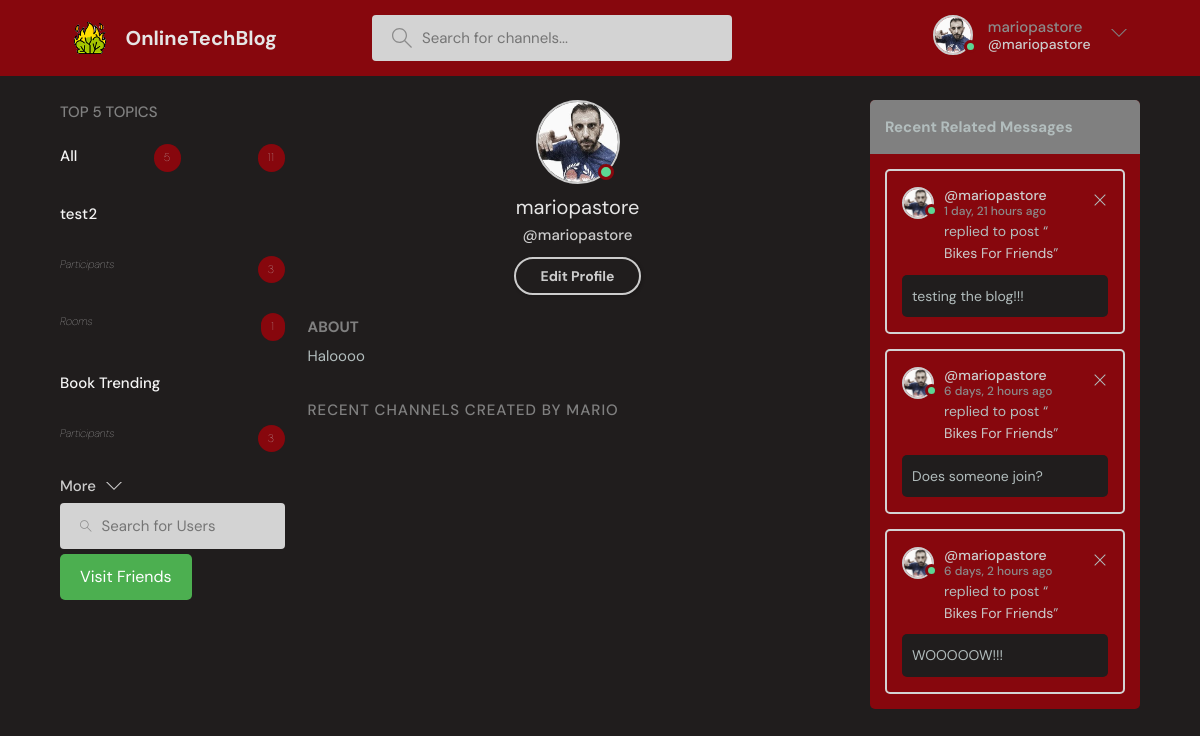
Page /profile/6 (signed in) on the earlier database version.
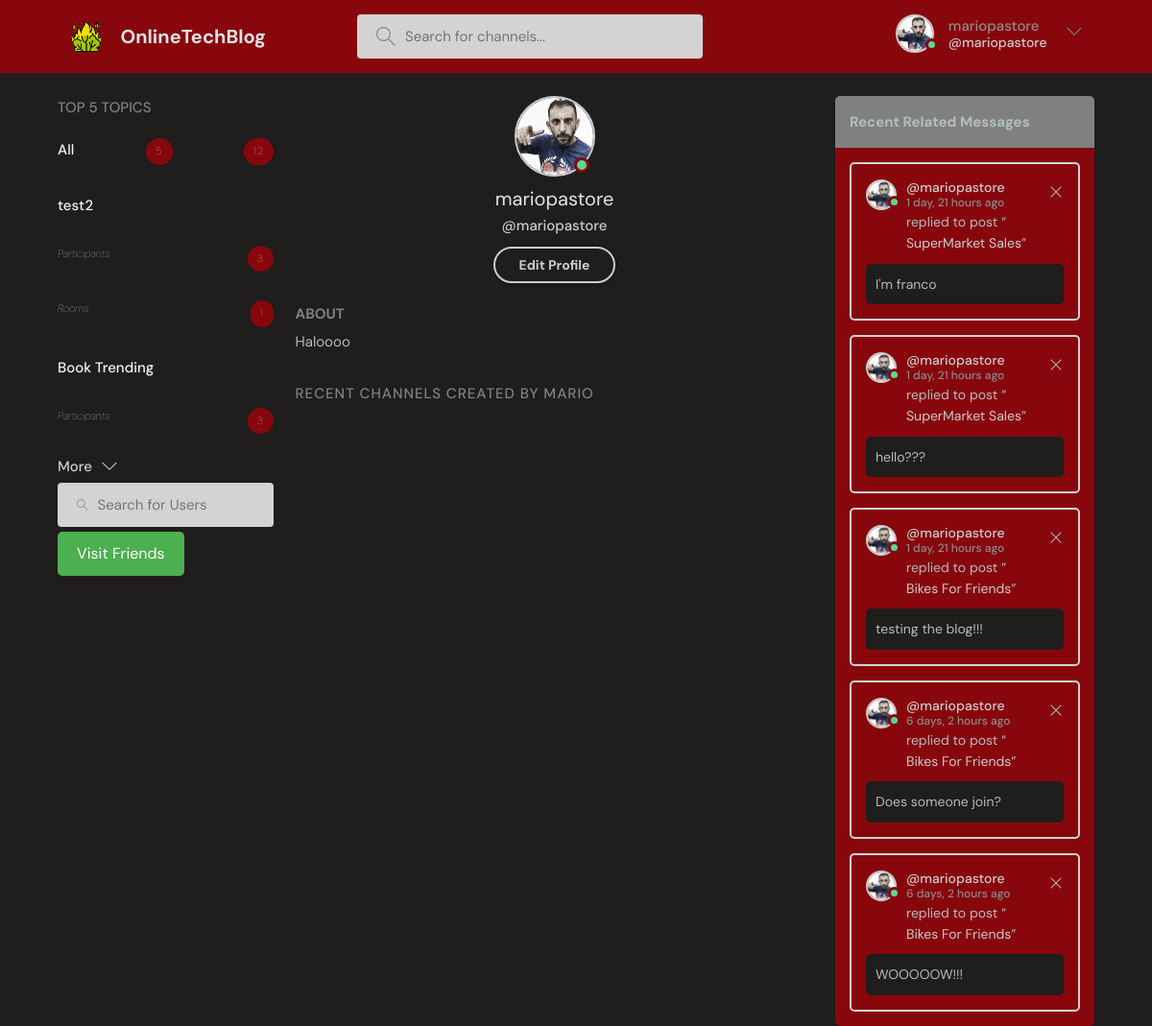
Same page on the later database version.
### baseProject/models.py (models this page shows, shortened)
class User(AbstractUser):
    name = models.CharField(max_length=200, null=True)
    surname = models.CharField(max_length=200, null=True)
    email = models.EmailField(unique=True,null=True)
    status = models.TextField(null=True)
    icon = models.ImageField(null=True, default="userBase.svg")
    showFriendsMessages = models.BooleanField(default=False)
    USERNAME_FIELD = 'email'
    REQUIRED_FIELDS = []

class Topic(models.Model):
    name = models.CharField(max_length=10, unique=True)

class Message(models.Model):
    user = models.ForeignKey(User, on_delete=models.CASCADE)
    room = models.ForeignKey(Room, on_delete=models.CASCADE)
    body = models.TextField()
    image = models.ImageField(null=True, blank=True)
    updated = models.DateTimeField(auto_now=True)
    created = models.DateTimeField(auto_now_add=True)
    likes = models.ManyToManyField(User, related_name='comment')
    class Meta:
        ordering = ('-updated','-created')

class Room(models.Model):
    host = models.ForeignKey(User, on_delete=models.SET_NULL, null=True)
    participants = models.ManyToManyField(User, related_name='participants', blank=True)
    topic = models.ForeignKey(Topic, null=True, blank=True,on_delete=models.SET_NULL)
    name = models.CharField(max_length=200, unique=True)
    description = models.TextField(null=True, blank=True)
    friendsOnly = models.BooleanField(default=False)
    updated = models.DateTimeField(auto_now=True)
    created = models.DateTimeField(auto_now_add=True)
    class Meta:
        ordering = ('-updated','-created')
    def __str__(self):
        return self.name

### baseProject/views.py (the view)
# urls.py: path('profile/<str:pk>', views.userProfile, name='user-profile'),
@login_required(login_url='loginPage')  # TODO possible change instead of decorator
def userProfile(request, pk):
    page = 'userProfile'
    user = User.objects.get(id=pk)
    rooms = user.room_set.all()
    room_messages = user.message_set.all()
    num = 5
    topics = Topic.objects.annotate(num_participants=Count('room__participants'), num_rooms=Count('room')).order_by(
        '-num_participants', '-num_rooms')[0:num]
    total_participants = topics.aggregate(total_participants=Sum('num_participants')).get('total_participants', 0)
    userSearched = user
    userRequester = request.user
    can_send = not FriendshipRequest.objects.filter(
        from_user=userRequester,
        to_user=userSearched,
    ).exists()
    if (can_send == True):  # if someone else have already made the request
        can_send = not FriendshipRequest.objects.filter(
            to_user=userRequester,
            from_user=userSearched,
        ).exists()
    alreadyFriends = checkIfFriends(request, userSearched)
    context = {'user': user, 'rooms': rooms, 'room_messages': room_messages, 'topics': topics, "num": num,
               "total_participants": total_participants, "page": page, "can_send": can_send,
               "alreadyFriends": alreadyFriends}
    return render(request, 'baseProject/profile.html', context)

### baseProject/views.py (called while the page is built)
def checkIfFriends(request, userSearched):
    alreadyFriends = False
    friends = getUserFriends(request)
    if friends.contains(userSearched):
        alreadyFriends = True
    return alreadyFriends

### baseProject/templates/baseProject/profile.html (shortened to what this page needs)
{% extends 'main.html' %}
{% block content %}
    <main class="profile-page layout layout--3">
        <div class="container">
            {% include 'baseProject/topic_inside.html' %}
            <div class="roomList">
                <div class="profile">
                    <div class="profile__avatar">
                        {% if user.is_authenticated %}
                            <div class="avatar avatar--large active">
                                <img src="{{ user.icon.url }}"/>
                            </div>
                        {% else %}
                            <div class="avatar avatar--large">
                                <img src="{{ user.icon.url }}"/>
                            </div>
                        {% endif %}
                    </div>
                    <div class="profile__info">
                        <h3>{{ user.username }}</h3>
                        <p>@{{ user.username }}</p>
                        {% if request.user == user %}
                            <a href="{% url 'update-user' %}" class="btn btn--main btn--pill">Edit Profile</a>
                        {% endif %}
                    </div>
                    <div class="profile__about">
                        <h3>About</h3>
                        <p>
                            {{ user.status }}
                        </p>
                    </div>
                </div>
                <div class="roomList__header">
                    <div>
                        <h2>
                            Recent Channels created by {{ user.name }}
                        </h2>
                    </div>
                </div>
            </div>
            {% include 'baseProject/feed_inside.html' %}
        </div>
    </main>
{% endblock content %}

### templates/main.html (shortened to what this page needs)
<!DOCTYPE html>
{% load static %}
<html lang="en">
  <head>
    <link rel="stylesheet" href="{%static 'styles/style.css' %}" />
  </head>
  <body>
    {% include 'header.html' %}
{%  block content %}
{%  endblock %}
  </body>
</html>

### templates/header.html (shortened to what this page needs)
{% load static %}
    <header class="header header--loggedIn">
      <div class="container">
        <a href="{% url 'home' %}" class="LOGO">
          <img src="{% static  'images/tower.png' %}" />
          <h1>OnlineTechBlog</h1>
        </a>
        <form class="searchBar" method="GET" action="{% url 'home'  %}">
          <label>
            <input name="q" placeholder="Search for channels..." />
          </label>
        </form>
        <nav class="header__menu">
          {% if request.user.is_authenticated %}
          <div class="UserOptions">
            <a href="{% url 'user-profile' request.user.id %}">
              <div class="avatar avatar--medium active">
                <img src="{{request.user.icon.url}}" />
              </div>
              <p>{{ request.user.username }} <span>@{{ request.user.username }}</span></p>
            </a>
            <button class="dropdown-button">
              <svg version="1.1" xmlns="http://www.w3.org/2000/svg" width="32" height="32" viewBox="0 0 32 32">
                <title>chevron-down</title>
                <path d="M16 21l-13-13h-3l16 16 16-16h-3l-13 13z"></path>
              </svg>
            </button>
          </div>
              {% else %}
           <a href="{% url 'loginPage' %}">
            <img src="{% static 'images/emptyusericon.svg' %}"/>
            <p>Login</p>
          </a>
           {% endif %}
        </nav>
      </div>
    </header>

### baseProject/templates/baseProject/topic_inside.html (shortened to what this page needs)
<div class="topics">
    <div class="topics__header">
        <h2>Top {{ num }} Topics</h2>
    </div>
    <ul class="listTopics">
        <li>
            <a href="{% url 'home' %}">All
                <span class="numberPro">{{ topics.count }}</span><span class="numberPro">{{ total_participants }}</span></a>
        </li>
        {% for topic in topics %}
            <li>
                <a href="{% url 'home' %}?q={{ topic.name }}">{{ topic.name }}</a>
            </li>
            <li>
                <a><i>Participants</i><span class="numberPro">{{ topic.num_participants }}</span></a>
            </li>
            <li>
                <a><i>Rooms</i><span class="numberPro">{{ topic.room_set.all.count }}</span></a>
            </li>
        {% endfor %}
    </ul>
    <a class="btn btn--link" href="{% url 'arguments' %}">
        More
        <svg version="1.1" xmlns="http://www.w3.org/2000/svg" width="32" height="32" viewBox="0 0 32 32">
            <title>chevron-down</title>
            <path d="M16 21l-13-13h-3l16 16 16-16h-3l-13 13z"></path>
        </svg>
    </a>
    <form action="{% url 'userSearch' %}" method="GET" class="searchBar">
        <label>
            <input name="q" placeholder="Search for Users"/>
        </label>
    </form>
    {% if request.user.is_authenticated %}
    <a href="{% url 'friends'%}" class="cool-button">Visit Friends</a>
    {% endif %}
</div>

### baseProject/templates/baseProject/feed_inside.html
{% if requestFriendsExists and request.user.showFriendsMessages == True %}
    <div class="LastMessagesFromUsers">
        <div class="layout__boxHeader">
            <h2>Friend Messages</h2>
        </div>
        {% for activity in friend_messages %}
            <div class="ActivitiesBoxingBox">
                <div class="activities__boxHeader ChannelListerRoomHeaderBlock">
                    <a href="{% url 'user-profile' activity.user.id %}" class="HostRoomChannelLister">
                        {% if activity.user.is_authenticated %}
                            <div class="avatar avatar--small active">
                                <img src="{{ activity.user.icon.url }}"/>
                            </div>
                        {% else %}
                            <div class="avatar avatar--small">
                                <img src="{{ activity.user.icon.url }}"/>
                            </div>
                        {% endif %}
                        <p>
                            @{{ activity.user.username }}
                            <span>{{ activity.created|timesince }} ago</span>
                        </p>
                    </a>
                </div>
                <div class="BoxingContentActivities">
                    <p>replied to post “<a href="{% url 'check' activity.room.id %}">{{ activity.room }}</a>”</p>
                    <div class="ActivitiesBoxingRoomChannelContent">
                        {{ activity.body }}
                    </div>
                </div>
            </div>
        {% endfor %}
    </div>
{% else %}
    <div class="LastMessagesFromUsers">
        <div class="layout__boxHeader">
            {% if page == 'userSearch' %}
                <h2>Recent Searched Users Messages</h2>
            {% else %}
                <h2>Recent Related Messages</h2>
            {% endif %}
        </div>
        {% if page == 'userSearch' %}
            {% for activity in searched_users_messages %}
                <div class="ActivitiesBoxingBox">
                    <div class="activities__boxHeader ChannelListerRoomHeaderBlock">
                        <a href="{% url 'user-profile' activity.user.id %}" class="HostRoomChannelLister">
                            {% if activity.user.is_authenticated %}
                                <div class="avatar avatar--small active">
                                    <img src="{{ activity.user.icon.url }}"/>
                                </div>
                            {% else %}
                                <div class="avatar avatar--small">
                                    <img src="{{ activity.user.icon.url }}"/>
                                </div>
                            {% endif %}
                            <p>
                                @{{ activity.user.username }}
                                <span>{{ activity.created|timesince }} ago</span>
                            </p>
                        </a>
                        {% if request.user == activity.user %}
                            <div class="ChannelLastActionMessage">
                                <a href="{% url 'delete-comment' activity.id 'home' None%}">
                                    <svg version="1.1" xmlns="http://www.w3.org/2000/svg" width="32" height="32"
                                         viewBox="0 0 32 32">
                                        <title>remove</title>
                                        <path
                                                d="M27.314 6.019l-1.333-1.333-9.98 9.981-9.981-9.981-1.333 1.333 9.981 9.981-9.981 9.98 1.333 1.333 9.981-9.98 9.98 9.98 1.333-1.333-9.98-9.98 9.98-9.981z"
                                        ></path>
                                    </svg>
                                </a>
                            </div>
                        {% endif %}
                    </div>
                    <div class="BoxingContentActivities">
                        <p>replied to post “<a href="{% url 'check' activity.room.id %}">{{ activity.room }}</a>”</p>
                        <div class="ActivitiesBoxingRoomChannelContent">
                            {{ activity.body }}
                        </div>
                    </div>
                </div>
            {% endfor %}
        {% else %}
            {% for activity in room_messages %}
                <div class="ActivitiesBoxingBox">
                    <div class="activities__boxHeader ChannelListerRoomHeaderBlock">
                        <a href="{% url 'user-profile' activity.user.id %}" class="HostRoomChannelLister">
                            {% if activity.user.is_authenticated %}
                                <div class="avatar avatar--small active">
                                    <img src="{{ activity.user.icon.url }}"/>
                                </div>
                            {% else %}
                                <div class="avatar avatar--small">
                                    <img src="{{ activity.user.icon.url }}"/>
                                </div>
                            {% endif %}
                            <p>
                                @{{ activity.user.username }}
                                <span>{{ activity.created|timesince }} ago</span>
                            </p>
                        </a>
                        {% if request.user == activity.user %}
                            <div class="ChannelLastActionMessage">
                                <a href="{% url 'delete-comment' activity.id 'home' None%}">
                                    <svg version="1.1" xmlns="http://www.w3.org/2000/svg" width="32" height="32"
                                         viewBox="0 0 32 32">
                                        <title>remove</title>
                                        <path
                                                d="M27.314 6.019l-1.333-1.333-9.98 9.981-9.981-9.981-1.333 1.333 9.981 9.981-9.981 9.98 1.333 1.333 9.981-9.98 9.98 9.98 1.333-1.333-9.98-9.98 9.98-9.981z"
                                        ></path>
                                    </svg>
                                </a>
                            </div>
                        {% endif %}
                    </div>
                    <div class="BoxingContentActivities">
                        <p>replied to post “<a href="{% url 'check' activity.room.id %}">{{ activity.room }}</a>”</p>
                        <div class="ActivitiesBoxingRoomChannelContent">
                            {{ activity.body }}
                        </div>
                    </div>
                </div>
            {% endfor %}
        {% endif %}
    </div>
{% endif %}

Differences in the rows shown:
added Message: user.icon (picture), user.username "mariopastore", created "1 day, 21 hours", room "SuperMarket Sales", body "I'm franco"
added Message: user.icon (picture), user.username "mariopastore", created "1 day, 21 hours", room "SuperMarket Sales", body "hello???"
Other differences:
{{ total_participants }}: "11" → "12"
